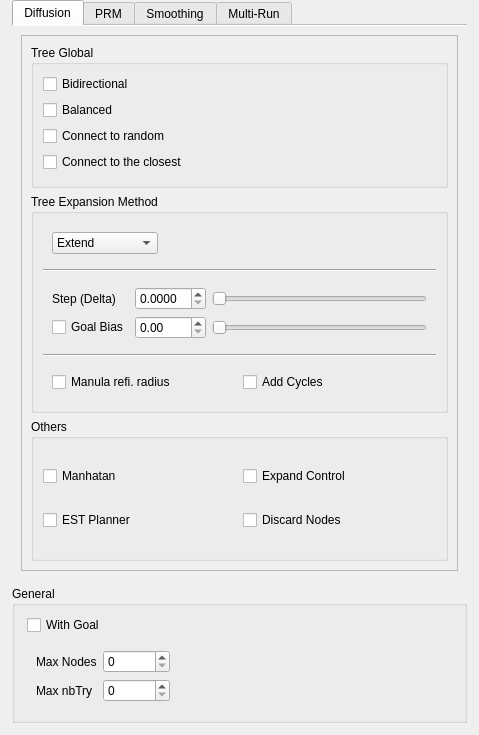
<?xml version="1.0" encoding="UTF-8"?>
<ui version="4.0">
 <class>MotionPlanner</class>
 <widget class="QWidget" name="MotionPlanner">
  <property name="geometry">
   <rect>
    <x>0</x>
    <y>0</y>
    <width>479</width>
    <height>735</height>
   </rect>
  </property>
  <property name="windowTitle">
   <string>Form</string>
  </property>
  <layout class="QVBoxLayout" name="verticalLayout_3">
   <property name="leftMargin">
    <number>12</number>
   </property>
   <property name="topMargin">
    <number>0</number>
   </property>
   <property name="rightMargin">
    <number>12</number>
   </property>
   <property name="bottomMargin">
    <number>12</number>
   </property>
   <item>
    <widget class="QTabWidget" name="tabsPlanning">
     <property name="minimumSize">
      <size>
       <width>0</width>
       <height>0</height>
      </size>
     </property>
     <property name="currentIndex">
      <number>0</number>
     </property>
     <property name="documentMode">
      <bool>true</bool>
     </property>
     <widget class="QWidget" name="tabDiffu">
      <attribute name="title">
       <string>Diffusion</string>
      </attribute>
      <layout class="QVBoxLayout" name="verticalLayout_39">
       <item>
        <widget class="QScrollArea" name="scrollArea">
         <property name="horizontalScrollBarPolicy">
          <enum>Qt::ScrollBarAlwaysOff</enum>
         </property>
         <property name="widgetResizable">
          <bool>true</bool>
         </property>
         <widget class="QWidget" name="scrollAreaWidgetContents_4">
          <property name="geometry">
           <rect>
            <x>0</x>
            <y>0</y>
            <width>411</width>
            <height>505</height>
           </rect>
          </property>
          <layout class="QVBoxLayout" name="verticalLayout">
           <item>
            <widget class="QGroupBox" name="treeGroupBox">
             <property name="title">
              <string>Tree Global</string>
             </property>
             <layout class="QGridLayout" name="gridLayout_23">
              <item row="1" column="0">
               <widget class="QCheckBox" name="isBidir">
                <property name="text">
                 <string>Bidirectional</string>
                </property>
               </widget>
              </item>
              <item row="2" column="0">
               <widget class="QCheckBox" name="isBalanced">
                <property name="text">
                 <string>Balanced</string>
                </property>
               </widget>
              </item>
              <item row="3" column="0">
               <widget class="QCheckBox" name="checkBoxRandomInCompCo">
                <property name="text">
                 <string>Connect to random</string>
                </property>
               </widget>
              </item>
              <item row="4" column="0">
               <widget class="QCheckBox" name="checkBoxClosestInCompCo">
                <property name="text">
                 <string>Connect to the closest</string>
                </property>
               </widget>
              </item>
             </layout>
            </widget>
           </item>
           <item>
            <widget class="QGroupBox" name="expansionGroupBox">
             <property name="title">
              <string>Tree Expansion Method</string>
             </property>
             <layout class="QVBoxLayout" name="verticalLayout_30">
              <item>
               <widget class="QWidget" name="expansionWidget" native="true">
                <layout class="QHBoxLayout" name="horizontalLayout_18">
                 <item>
                  <widget class="QComboBox" name="expansionMethod">
                   <item>
                    <property name="text">
                     <string>Extend</string>
                    </property>
                   </item>
                   <item>
                    <property name="text">
                     <string>Extend n Step</string>
                    </property>
                   </item>
                   <item>
                    <property name="text">
                     <string>Connect</string>
                    </property>
                   </item>
                   <item>
                    <property name="text">
                     <string>Cost Connect</string>
                    </property>
                   </item>
                  </widget>
                 </item>
                 <item>
                  <spacer name="horizontalSpacer_24">
                   <property name="orientation">
                    <enum>Qt::Horizontal</enum>
                   </property>
                   <property name="sizeHint" stdset="0">
                    <size>
                     <width>242</width>
                     <height>20</height>
                    </size>
                   </property>
                  </spacer>
                 </item>
                </layout>
               </widget>
              </item>
              <item>
               <widget class="Line" name="line_5">
                <property name="orientation">
                 <enum>Qt::Horizontal</enum>
                </property>
               </widget>
              </item>
              <item>
               <widget class="QWidget" name="stepAndBiasWidget" native="true">
                <layout class="QGridLayout" name="gridLayout_42">
                 <item row="1" column="0">
                  <widget class="QLabel" name="label_5">
                   <property name="text">
                    <string>Step (Delta)</string>
                   </property>
                  </widget>
                 </item>
                 <item row="1" column="1">
                  <widget class="QDoubleSpinBox" name="doubleSpinBoxExtentionStep">
                   <property name="decimals">
                    <number>4</number>
                   </property>
                   <property name="minimum">
                    <double>0.000000000000000</double>
                   </property>
                   <property name="maximum">
                    <double>20.000000000000000</double>
                   </property>
                  </widget>
                 </item>
                 <item row="1" column="2">
                  <widget class="QSlider" name="horizontalSliderExtentionStep">
                   <property name="maximum">
                    <number>10000000</number>
                   </property>
                   <property name="orientation">
                    <enum>Qt::Horizontal</enum>
                   </property>
                  </widget>
                 </item>
                 <item row="2" column="1">
                  <widget class="QDoubleSpinBox" name="doubleSpinBoxBias">
                   <property name="maximum">
                    <double>1.000000000000000</double>
                   </property>
                   <property name="singleStep">
                    <double>0.010000000000000</double>
                   </property>
                  </widget>
                 </item>
                 <item row="2" column="2">
                  <widget class="QSlider" name="horizontalSliderBias">
                   <property name="orientation">
                    <enum>Qt::Horizontal</enum>
                   </property>
                  </widget>
                 </item>
                 <item row="2" column="0">
                  <widget class="QCheckBox" name="checkBoxIsGoalBias">
                   <property name="text">
                    <string>Goal Bias</string>
                   </property>
                  </widget>
                 </item>
                </layout>
               </widget>
              </item>
              <item>
               <widget class="Line" name="line_6">
                <property name="orientation">
                 <enum>Qt::Horizontal</enum>
                </property>
               </widget>
              </item>
              <item>
               <widget class="QWidget" name="widget_22" native="true">
                <layout class="QHBoxLayout" name="horizontalLayout_17">
                 <item>
                  <widget class="QCheckBox" name="isManualRefiRadius">
                   <property name="text">
                    <string>Manula refi. radius</string>
                   </property>
                  </widget>
                 </item>
                 <item>
                  <widget class="QCheckBox" name="isAddingCycles">
                   <property name="text">
                    <string>Add Cycles</string>
                   </property>
                  </widget>
                 </item>
                </layout>
               </widget>
              </item>
             </layout>
            </widget>
           </item>
           <item>
            <widget class="QGroupBox" name="othersGroupBox">
             <property name="title">
              <string>Others</string>
             </property>
             <layout class="QGridLayout" name="gridLayout_24">
              <item row="0" column="1">
               <widget class="QCheckBox" name="isExpandControl">
                <property name="text">
                 <string>Expand Control</string>
                </property>
               </widget>
              </item>
              <item row="0" column="0">
               <widget class="QCheckBox" name="isManhattan">
                <property name="text">
                 <string>Manhatan</string>
                </property>
               </widget>
              </item>
              <item row="1" column="0">
               <widget class="QCheckBox" name="isEST">
                <property name="text">
                 <string>EST Planner</string>
                </property>
               </widget>
              </item>
              <item row="1" column="1">
               <widget class="QCheckBox" name="isDiscardingNodes">
                <property name="text">
                 <string>Discard Nodes</string>
                </property>
               </widget>
              </item>
             </layout>
            </widget>
           </item>
          </layout>
          <zorder>othersGroupBox</zorder>
          <zorder>treeGroupBox</zorder>
          <zorder>expansionGroupBox</zorder>
         </widget>
        </widget>
       </item>
      </layout>
     </widget>
     <widget class="QWidget" name="tabPRM">
      <attribute name="title">
       <string>PRM</string>
      </attribute>
      <layout class="QVBoxLayout" name="verticalLayout_25">
       <item>
        <layout class="QHBoxLayout" name="prmHorizontalLayout">
         <item>
          <widget class="QGroupBox" name="planningStrategyGroupBox">
           <property name="title">
            <string>Planning strategy</string>
           </property>
           <layout class="QVBoxLayout" name="verticalLayout_28">
            <item>
             <widget class="QComboBox" name="comboBoxPRMType">
              <item>
               <property name="text">
                <string>PRM</string>
               </property>
              </item>
              <item>
               <property name="text">
                <string>Visibility</string>
               </property>
              </item>
              <item>
               <property name="text">
                <string>ACR</string>
               </property>
              </item>
             </widget>
            </item>
            <item>
             <widget class="QCheckBox" name="checkBox_9">
              <property name="text">
               <string>Oriented</string>
              </property>
             </widget>
            </item>
           </layout>
          </widget>
         </item>
         <item>
          <widget class="QGroupBox" name="connectionGroupBox">
           <property name="title">
            <string>Connection strategy</string>
           </property>
           <layout class="QVBoxLayout" name="verticalLayout_27">
            <item>
             <widget class="QComboBox" name="comboBox_3">
              <item>
               <property name="text">
                <string>Nb Edges</string>
               </property>
              </item>
              <item>
               <property name="text">
                <string>Distance</string>
               </property>
              </item>
             </widget>
            </item>
           </layout>
          </widget>
         </item>
        </layout>
       </item>
       <item>
        <widget class="QGroupBox" name="groupBox_2">
         <property name="title">
          <string>Node connection</string>
         </property>
         <layout class="QHBoxLayout" name="horizontalLayout">
          <item>
           <widget class="QLabel" name="label">
            <property name="text">
             <string>Max Connect Nodes</string>
            </property>
           </widget>
          </item>
          <item>
           <widget class="QSpinBox" name="spinBoxMaxConnect">
            <property name="minimum">
             <number>1</number>
            </property>
            <property name="maximum">
             <number>100</number>
            </property>
           </widget>
          </item>
          <item>
           <spacer name="horizontalSpacer">
            <property name="orientation">
             <enum>Qt::Horizontal</enum>
            </property>
            <property name="sizeHint" stdset="0">
             <size>
              <width>40</width>
              <height>20</height>
             </size>
            </property>
           </spacer>
          </item>
         </layout>
        </widget>
       </item>
       <item>
        <widget class="QGroupBox" name="SamplingGroupBox">
         <property name="title">
          <string>Sampling strategy</string>
         </property>
         <layout class="QGridLayout" name="gridLayout_8">
          <item row="0" column="0">
           <widget class="QRadioButton" name="radioButton">
            <property name="text">
             <string>Random</string>
            </property>
           </widget>
          </item>
          <item row="0" column="1">
           <widget class="QRadioButton" name="radioButton_3">
            <property name="text">
             <string>Halton</string>
            </property>
           </widget>
          </item>
          <item row="0" column="2">
           <widget class="QRadioButton" name="radioButton_2">
            <property name="text">
             <string>Gaussian</string>
            </property>
           </widget>
          </item>
          <item row="1" column="0">
           <widget class="QRadioButton" name="radioButton_4">
            <property name="text">
             <string>Bridge</string>
            </property>
           </widget>
          </item>
          <item row="1" column="1">
           <widget class="QRadioButton" name="radioButton_5">
            <property name="text">
             <string>OBPRM</string>
            </property>
           </widget>
          </item>
         </layout>
        </widget>
       </item>
       <item>
        <spacer name="verticalSpacer_3">
         <property name="orientation">
          <enum>Qt::Vertical</enum>
         </property>
         <property name="sizeHint" stdset="0">
          <size>
           <width>20</width>
           <height>40</height>
          </size>
         </property>
        </spacer>
       </item>
      </layout>
     </widget>
     <widget class="QWidget" name="tabOpti">
      <attribute name="title">
       <string>Smoothing</string>
      </attribute>
      <layout class="QGridLayout" name="gridLayout_36">
       <item row="0" column="0" rowspan="4">
        <widget class="QScrollArea" name="scrollArea_3">
         <property name="horizontalScrollBarPolicy">
          <enum>Qt::ScrollBarAlwaysOff</enum>
         </property>
         <property name="widgetResizable">
          <bool>true</bool>
         </property>
         <widget class="QWidget" name="scrollAreaWidgetContents_3">
          <property name="geometry">
           <rect>
            <x>0</x>
            <y>0</y>
            <width>396</width>
            <height>757</height>
           </rect>
          </property>
          <layout class="QVBoxLayout" name="verticalLayout_37">
           <item>
            <widget class="QFrame" name="frame_9">
             <layout class="QVBoxLayout" name="verticalLayout_26">
              <item>
               <widget class="QCheckBox" name="checkBoxSaveTrajCost">
                <property name="text">
                 <string>Save Traj Cost To File</string>
                </property>
               </widget>
              </item>
              <item>
               <widget class="QCheckBox" name="checkBoxDebug2">
                <property name="text">
                 <string>Debug</string>
                </property>
               </widget>
              </item>
              <item>
               <widget class="QCheckBox" name="checkBoxCostSpace2">
                <property name="text">
                 <string>Cost Space</string>
                </property>
               </widget>
              </item>
              <item>
               <widget class="QWidget" name="widget_9" native="true">
                <layout class="QGridLayout" name="gridLayout_26">
                 <item row="0" column="0">
                  <widget class="QLabel" name="label_12">
                   <property name="text">
                    <string>Nb. of Rounds</string>
                   </property>
                  </widget>
                 </item>
                 <item row="0" column="1">
                  <widget class="QDoubleSpinBox" name="doubleSpinBoxNbRounds">
                   <property name="decimals">
                    <number>0</number>
                   </property>
                   <property name="maximum">
                    <double>10000.000000000000000</double>
                   </property>
                  </widget>
                 </item>
                 <item row="0" column="2">
                  <widget class="QSlider" name="horizontalSliderNbRounds_2">
                   <property name="maximum">
                    <number>10000</number>
                   </property>
                   <property name="orientation">
                    <enum>Qt::Horizontal</enum>
                   </property>
                  </widget>
                 </item>
                </layout>
               </widget>
              </item>
              <item>
               <widget class="QGroupBox" name="groupBox_23">
                <property name="title">
                 <string>Shortcut</string>
                </property>
                <layout class="QGridLayout" name="gridLayout_16">
                 <item row="0" column="1">
                  <widget class="QCheckBox" name="checkBoxWithShortCut">
                   <property name="text">
                    <string>With Short Cut</string>
                   </property>
                  </widget>
                 </item>
                 <item row="3" column="1">
                  <widget class="QWidget" name="widget_23" native="true">
                   <layout class="QGridLayout" name="gridLayout_44">
                    <item row="1" column="1">
                     <widget class="QPushButton" name="pushButtonRemoveRedundantNodes">
                      <property name="text">
                       <string>Remove Redundant Nodes</string>
                      </property>
                     </widget>
                    </item>
                    <item row="2" column="1">
                     <widget class="QPushButton" name="pushButtonRandomShortCut">
                      <property name="text">
                       <string>Random Short Cut</string>
                      </property>
                     </widget>
                    </item>
                    <item row="1" column="0">
                     <spacer name="horizontalSpacer_25">
                      <property name="orientation">
                       <enum>Qt::Horizontal</enum>
                      </property>
                      <property name="sizeHint" stdset="0">
                       <size>
                        <width>40</width>
                        <height>20</height>
                       </size>
                      </property>
                     </spacer>
                    </item>
                   </layout>
                  </widget>
                 </item>
                </layout>
               </widget>
              </item>
              <item>
               <widget class="QGroupBox" name="groupBox_25">
                <property name="title">
                 <string>Deformation</string>
                </property>
                <layout class="QGridLayout" name="gridLayout_27">
                 <item row="3" column="0">
                  <widget class="QFrame" name="frame">
                   <property name="frameShape">
                    <enum>QFrame::StyledPanel</enum>
                   </property>
                   <property name="frameShadow">
                    <enum>QFrame::Raised</enum>
                   </property>
                   <layout class="QGridLayout" name="gridLayout_29">
                    <item row="0" column="1">
                     <widget class="QDoubleSpinBox" name="doubleSpinBoxMaxDeformStep">
                      <property name="maximum">
                       <double>500.000000000000000</double>
                      </property>
                     </widget>
                    </item>
                    <item row="0" column="0">
                     <widget class="QLabel" name="label_27">
                      <property name="text">
                       <string>Max Step</string>
                      </property>
                     </widget>
                    </item>
                    <item row="0" column="3">
                     <widget class="QSlider" name="horizontalSliderMaxDeformStep">
                      <property name="maximum">
                       <number>10000</number>
                      </property>
                      <property name="orientation">
                       <enum>Qt::Horizontal</enum>
                      </property>
                     </widget>
                    </item>
                    <item row="1" column="0">
                     <widget class="QLabel" name="label_21">
                      <property name="text">
                       <string>Min Step</string>
                      </property>
                     </widget>
                    </item>
                    <item row="1" column="1">
                     <widget class="QDoubleSpinBox" name="doubleSpinBoxMinDeformStep">
                      <property name="maximum">
                       <double>500.000000000000000</double>
                      </property>
                     </widget>
                    </item>
                    <item row="1" column="3">
                     <widget class="QSlider" name="horizontalSliderMinDeformStep">
                      <property name="maximum">
                       <number>10000</number>
                      </property>
                      <property name="orientation">
                       <enum>Qt::Horizontal</enum>
                      </property>
                     </widget>
                    </item>
                   </layout>
                  </widget>
                 </item>
                 <item row="2" column="0">
                  <widget class="QWidget" name="widget_19" native="true">
                   <layout class="QHBoxLayout" name="horizontalLayout_19">
                    <item>
                     <widget class="QComboBox" name="comboBoxTrajCostExtimation">
                      <item>
                       <property name="text">
                        <string>Integral</string>
                       </property>
                      </item>
                      <item>
                       <property name="text">
                        <string>Minimal Work</string>
                       </property>
                      </item>
                     </widget>
                    </item>
                    <item>
                     <spacer name="horizontalSpacer_26">
                      <property name="orientation">
                       <enum>Qt::Horizontal</enum>
                      </property>
                      <property name="sizeHint" stdset="0">
                       <size>
                        <width>40</width>
                        <height>20</height>
                       </size>
                      </property>
                     </spacer>
                    </item>
                   </layout>
                  </widget>
                 </item>
                 <item row="4" column="0">
                  <widget class="QWidget" name="widget_21" native="true">
                   <layout class="QGridLayout" name="gridLayout_38">
                    <item row="0" column="1">
                     <spacer name="horizontalSpacer_27">
                      <property name="orientation">
                       <enum>Qt::Horizontal</enum>
                      </property>
                      <property name="sizeHint" stdset="0">
                       <size>
                        <width>40</width>
                        <height>20</height>
                       </size>
                      </property>
                     </spacer>
                    </item>
                    <item row="0" column="2">
                     <widget class="QPushButton" name="pushButtonTriangleDeformation">
                      <property name="text">
                       <string>Triangle Deformation</string>
                      </property>
                     </widget>
                    </item>
                   </layout>
                  </widget>
                 </item>
                 <item row="1" column="0">
                  <widget class="QCheckBox" name="checkBoxWithDeform">
                   <property name="text">
                    <string>With Deformation</string>
                   </property>
                  </widget>
                 </item>
                </layout>
               </widget>
              </item>
              <item>
               <widget class="QGroupBox" name="multiSmoothGroupBox">
                <property name="title">
                 <string>Multi Smooth</string>
                </property>
                <layout class="QVBoxLayout" name="verticalLayout_32">
                 <item>
                  <widget class="QWidget" name="widget_17" native="true">
                   <layout class="QGridLayout" name="gridLayout_40">
                    <item row="0" column="0">
                     <widget class="QLabel" name="label_28">
                      <property name="text">
                       <string>Nb. of MutliRun</string>
                      </property>
                     </widget>
                    </item>
                    <item row="0" column="1">
                     <widget class="QDoubleSpinBox" name="doubleSpinBoxNbMultiSmooth">
                      <property name="decimals">
                       <number>0</number>
                      </property>
                      <property name="maximum">
                       <double>50.000000000000000</double>
                      </property>
                     </widget>
                    </item>
                    <item row="0" column="2">
                     <widget class="QSlider" name="horizontalSliderNbMultiSmooth">
                      <property name="orientation">
                       <enum>Qt::Horizontal</enum>
                      </property>
                     </widget>
                    </item>
                   </layout>
                  </widget>
                 </item>
                 <item>
                  <widget class="QWidget" name="widget_18" native="true">
                   <layout class="QGridLayout" name="gridLayout_39">
                    <item row="0" column="0">
                     <spacer name="horizontalSpacer_22">
                      <property name="orientation">
                       <enum>Qt::Horizontal</enum>
                      </property>
                      <property name="sizeHint" stdset="0">
                       <size>
                        <width>40</width>
                        <height>20</height>
                       </size>
                      </property>
                     </spacer>
                    </item>
                    <item row="0" column="1">
                     <widget class="QPushButton" name="pushButtonRunMultiSmooth">
                      <property name="text">
                       <string>Run Mutli Smooth</string>
                      </property>
                     </widget>
                    </item>
                   </layout>
                  </widget>
                 </item>
                </layout>
               </widget>
              </item>
             </layout>
            </widget>
           </item>
          </layout>
         </widget>
        </widget>
       </item>
      </layout>
     </widget>
     <widget class="QWidget" name="tabMultiRun">
      <attribute name="title">
       <string>Multi-Run</string>
      </attribute>
      <layout class="QVBoxLayout" name="verticalLayout_20">
       <item>
        <widget class="QScrollArea" name="scrollArea_2">
         <property name="sizePolicy">
          <sizepolicy hsizetype="Expanding" vsizetype="Preferred">
           <horstretch>0</horstretch>
           <verstretch>0</verstretch>
          </sizepolicy>
         </property>
         <property name="horizontalScrollBarPolicy">
          <enum>Qt::ScrollBarAlwaysOff</enum>
         </property>
         <property name="widgetResizable">
          <bool>true</bool>
         </property>
         <widget class="QWidget" name="scrollAreaWidgetContents_2">
          <property name="geometry">
           <rect>
            <x>0</x>
            <y>0</y>
            <width>411</width>
            <height>485</height>
           </rect>
          </property>
          <layout class="QVBoxLayout" name="verticalLayout_35">
           <item>
            <layout class="QHBoxLayout" name="horizontalLayout_12">
             <property name="sizeConstraint">
              <enum>QLayout::SetDefaultConstraint</enum>
             </property>
             <item>
              <widget class="QLabel" name="label_17">
               <property name="text">
                <string>New Context Name</string>
               </property>
              </widget>
             </item>
             <item>
              <widget class="QLineEdit" name="lineEditContext"/>
             </item>
             <item>
              <widget class="QPushButton" name="pushButtonSaveContext">
               <property name="text">
                <string>Add</string>
               </property>
              </widget>
             </item>
            </layout>
           </item>
           <item>
            <layout class="QHBoxLayout" name="horizontalLayout_13">
             <property name="sizeConstraint">
              <enum>QLayout::SetDefaultConstraint</enum>
             </property>
             <item>
              <widget class="QPushButton" name="pushButtonResetContext">
               <property name="text">
                <string>Reset Stack</string>
               </property>
              </widget>
             </item>
             <item>
              <widget class="QPushButton" name="pushButtonPrintAllContext">
               <property name="text">
                <string>Print Stack</string>
               </property>
              </widget>
             </item>
             <item>
              <widget class="QPushButton" name="pushButtonPrintSelected">
               <property name="text">
                <string>Print Selected</string>
               </property>
              </widget>
             </item>
            </layout>
           </item>
           <item>
            <layout class="QVBoxLayout" name="multiRunLayout">
             <property name="sizeConstraint">
              <enum>QLayout::SetDefaultConstraint</enum>
             </property>
            </layout>
           </item>
           <item>
            <widget class="QWidget" name="widget_24" native="true">
             <layout class="QGridLayout" name="gridLayout_45">
              <item row="0" column="0">
               <widget class="QLabel" name="label_18">
                <property name="text">
                 <string>Nb of Rounds</string>
                </property>
               </widget>
              </item>
              <item row="0" column="1">
               <widget class="QSpinBox" name="spinBoxNbMutliRun"/>
              </item>
              <item row="0" column="2">
               <widget class="QSlider" name="horizontalSliderNbMutliRun">
                <property name="orientation">
                 <enum>Qt::Horizontal</enum>
                </property>
               </widget>
              </item>
             </layout>
            </widget>
           </item>
           <item>
            <layout class="QGridLayout" name="gridLayout_7">
             <item row="0" column="1">
              <widget class="QPushButton" name="pushButtonSetSelected">
               <property name="text">
                <string>Set Selected</string>
               </property>
              </widget>
             </item>
             <item row="1" column="1">
              <widget class="QPushButton" name="pushButtonRunAllRRT">
               <property name="text">
                <string>Run Multi RRT</string>
               </property>
              </widget>
             </item>
             <item row="2" column="1">
              <widget class="QPushButton" name="pushButtonRunAllGreedy">
               <property name="text">
                <string>Run Multi Greedy</string>
               </property>
              </widget>
             </item>
             <item row="4" column="1">
              <widget class="QPushButton" name="pushButtonShowHisto">
               <property name="text">
                <string>Show Histo</string>
               </property>
              </widget>
             </item>
             <item row="2" column="0">
              <widget class="QCheckBox" name="checkBoxStopMultiRun">
               <property name="text">
                <string>Stop And Save At Next Run</string>
               </property>
              </widget>
             </item>
             <item row="1" column="0">
              <spacer name="horizontalSpacer_28">
               <property name="orientation">
                <enum>Qt::Horizontal</enum>
               </property>
               <property name="sizeHint" stdset="0">
                <size>
                 <width>40</width>
                 <height>20</height>
                </size>
               </property>
              </spacer>
             </item>
            </layout>
           </item>
          </layout>
         </widget>
        </widget>
       </item>
      </layout>
     </widget>
    </widget>
   </item>
   <item>
    <widget class="QGroupBox" name="groupBox">
     <property name="title">
      <string>General</string>
     </property>
     <layout class="QVBoxLayout" name="verticalLayout_2">
      <property name="leftMargin">
       <number>12</number>
      </property>
      <item>
       <widget class="QCheckBox" name="isWithGoal">
        <property name="text">
         <string>With Goal</string>
        </property>
       </widget>
      </item>
      <item>
       <widget class="QWidget" name="graphExpansionWidget" native="true">
        <layout class="QGridLayout" name="gridLayout_10">
         <item row="0" column="0">
          <widget class="QLabel" name="labelMaxNodes">
           <property name="text">
            <string>Max Nodes</string>
           </property>
          </widget>
         </item>
         <item row="0" column="1">
          <widget class="QSpinBox" name="spinBoxMaxNodes">
           <property name="maximum">
            <number>1000000</number>
           </property>
          </widget>
         </item>
         <item row="0" column="2">
          <spacer name="horizontalSpacer_21">
           <property name="orientation">
            <enum>Qt::Horizontal</enum>
           </property>
           <property name="sizeHint" stdset="0">
            <size>
             <width>211</width>
             <height>22</height>
            </size>
           </property>
          </spacer>
         </item>
         <item row="1" column="0">
          <widget class="QLabel" name="label_26">
           <property name="text">
            <string>Max nbTry</string>
           </property>
          </widget>
         </item>
         <item row="1" column="1">
          <widget class="QSpinBox" name="spinBoxNbTry">
           <property name="maximum">
            <number>1000000</number>
           </property>
          </widget>
         </item>
         <item row="1" column="2">
          <spacer name="horizontalSpacer_3">
           <property name="orientation">
            <enum>Qt::Horizontal</enum>
           </property>
           <property name="sizeHint" stdset="0">
            <size>
             <width>40</width>
             <height>20</height>
            </size>
           </property>
          </spacer>
         </item>
        </layout>
       </widget>
      </item>
     </layout>
    </widget>
   </item>
  </layout>
 </widget>
 <resources/>
 <connections/>
</ui>
